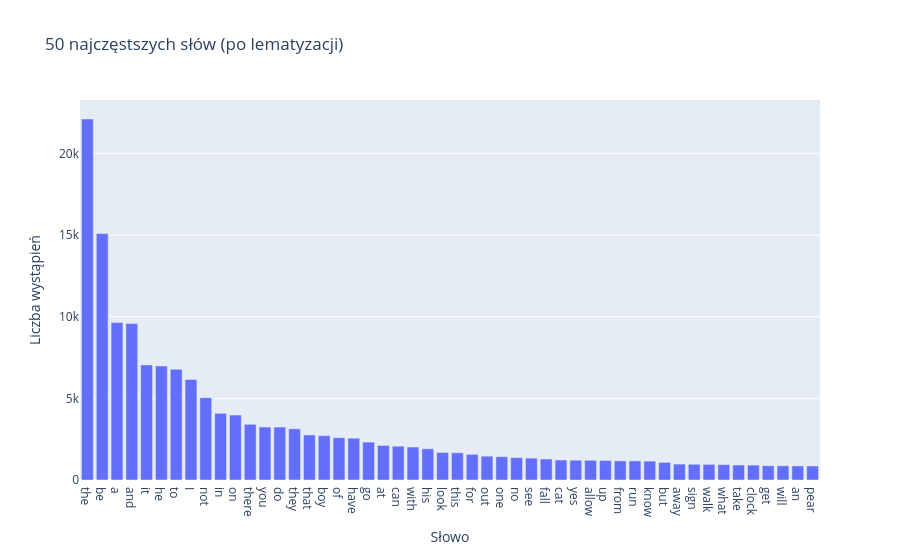

The notebook cell this image was saved under:
### Markdown cell above
### Analiza częstotliwości występowania słów

### Code cell
word_freq = Counter()

for text in df["lemmatized"]:
    word_freq.update(text.split())

print("Unikalne słowa:", len(word_freq))

freq_df = pd.DataFrame(word_freq.most_common(50), columns=["word", "count"])
fig = px.bar(freq_df, x="word", y="count", title="50 najczęstszych słów (po lematyzacji)")
fig.update_xaxes(title_text="Słowo")
fig.update_yaxes(title_text="Liczba wystąpień")
fig.show()

### Figure 1 — Plotly figure (JSON) as saved in the notebook; plotly's stock layout.template omitted (floating-point values rounded to 4 significant figures)
{"data": [{"hovertemplate": "word=%{x}<br>count=%{y}<extra></extra>", "legendgroup": "", "marker": {"color": "#636efa", "pattern": {"shape": ""}}, "name": "", "orientation": "v", "showlegend": false, "textposition": "auto", "type": "bar", "x": ["the", "be", "a", "and", "it", "he", "to", "I", "not", "in", "on", "there", "you", "do", "they", "that", "boy", "of", "have", "go", "at", "can", "with", "his", "look", "this", "for", "out", "one", "no", "see", "fall", "cat", "yes", "allow", "up", "from", "run", "know", "but", "away", "sign", "walk", "what", "take", "clock", "get", "will", "an", "pear"], "xaxis": "x", "y": [22116, 15094, 9643, 9588, 7051, 6989, 6778, 6160, 5038, 4084, 3981, 3412, 3247, 3243, 3136, 2761, 2716, 2591, 2563, 2321, 2117, 2073, 2020, 1913, 1686, 1668, 1570, 1462, 1426, 1368, 1339, 1286, 1227, 1214, 1206, 1196, 1171, 1169, 1158, 1082, 976, 965, 957, 943, 919, 912, 873, 871, 862, 859], "yaxis": "y"}], "layout": {"barmode": "relative", "legend": {"tracegroupgap": 0}, "title": {"text": "50 najczęstszych słów (po lematyzacji)"}, "xaxis": {"anchor": "y", "domain": [0, 1], "title": {"text": "Słowo"}}, "yaxis": {"anchor": "x", "domain": [0, 1], "title": {"text": "Liczba wystąpień"}}}}
